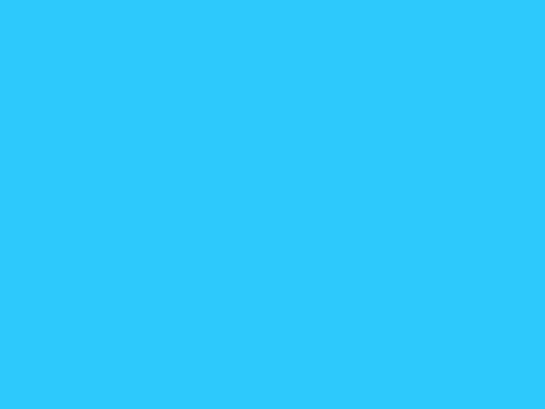
#> input picture frames-to-classes/frames/example_set1/blue1.jpg, 545 x 409 px, found by its file name; its folder holds 3 pictures in this run
$ jupyter execute --allow-errors frames_to_classes.ipynb
#> lines starting #> are read from the running program, lines starting #| are printed output that depends on the picture; after the words box and inside, x2 and y2 are one past the last pixel; in counts of white or black regions, pixels touching at a corner belong together; pictures that were not available may be replaced by others from this repository, and a replacement may not be noted
[cell 1]
import cv2, os, numpy as np
from math import floor
from matplotlib import pyplot as plt

## Path Definitions

[cell 2]
path_root = "/home/deniz/Desktop/CODE-ENV/data-automation/frames-to-classes/"

[cell 3]
path_frames_root = path_root + "frames/"
path_frames_root

[cell 4]
path_classes_root = path_root + "classes/"
path_classes_root

[cell 5]
classes_list = os.listdir(path_classes_root)
#> (the rest of this cell did not finish here and is left out)

[cell 6]
frames_folder_name = "example_set1" #"example_set1"

path_selected_folder = path_frames_root + frames_folder_name
path_selected_folder

[cell 7]
image_names_list = os.listdir(path_selected_folder)
#image_names_list.sort()
num_frames = len(image_names_list)
print("number of photos:", num_frames)
image_names_list

## Button Mapping Process

[cell 8]
def button_mapping_dict(classes, button_h=100, button_w=200, image_shape=500):

#> called with button_h = 100, button_w = 400, image_shape = 800
    button_dict = dict()

    num_classes = len(classes)
    print("NUM CLASSES:",num_classes)

    num_columns = int(floor((num_classes * button_h) / image_shape) +1)
    print("NUM COLUMNS:", num_columns)

    pad_h = int(num_classes * button_h)
    pad_w = int(num_columns * button_w)
    pad_c = 3
    #print("GRID DIMS:", (pad_h, pad_w, pad_c))
    print("PAD DIMS:", (image_shape, pad_w, pad_c),"\n")

    # create buton pad image
    button_pad = np.zeros((image_shape, pad_w, pad_c), dtype=np.uint8)

    column = 0
    num_grid = 0

    for current_class in classes:

        color_h = np.random.randint(0,150)
        color_s = 60
        color_v = 255
        grid_color_hsv = (color_h, color_s, color_v)
        grid_color_hsv = np.uint8([[grid_color_hsv]])
        grid_color_rgb = cv2.cvtColor(grid_color_hsv, cv2.COLOR_HSV2BGR)
        grid_color_rgb = tuple(grid_color_rgb[0,0].tolist())
        #print(grid_color_hsv)

        lower_lim_y = num_grid * button_h
        upper_lim_y = lower_lim_y + button_h
        lower_lim_x = column * button_w
        upper_lim_x = lower_lim_x + button_w
        #print(f"column:{column}, iter:{num_grid} -","X:",(lower_lim_y,upper_lim_y),"Y:",(lower_lim_x,upper_lim_x), "color:", grid_color_rgb)

        button_dict[str(current_class)] = ((lower_lim_y,upper_lim_y), (lower_lim_x,upper_lim_x), current_class)

        cv2.rectangle(button_pad, (lower_lim_x, lower_lim_y), (upper_lim_x, upper_lim_y), grid_color_rgb, -1)
        cv2.putText(button_pad, str(current_class), (lower_lim_x+int(button_w*0.2), upper_lim_y-int(button_h*0.35)), cv2.FONT_HERSHEY_SIMPLEX, 1, (0,0,0), 2)
        #cv2.imshow("pad", button_pad)
        #cv2.waitKey(0)

        num_grid +=1

        if upper_lim_y >= image_shape:
            column +=1
            num_grid = 0

        if column > num_columns:
            raise ValueError("Invalid column number.")
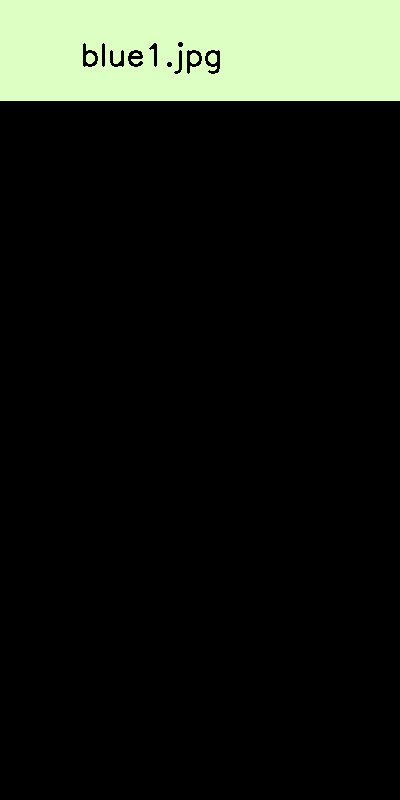
#> button_pad: shape (800, 400, 3); mean of channels 0, 1, 2 24, 31.4, 27.2; drawn as B, G, R
#> after the loop, column = 0

    #print(button_dict)

    print("BUTTON TABLE GENERATED:")
    print("**** PLEASE RE-RUN THIS CELL, IF THE COLORS ARE NOT HELPFUL ****\n")
    plt.imshow(cv2.cvtColor(button_pad, cv2.COLOR_BGR2RGB))

    return button_dict, button_pad

[cell 9]
button_w = 400
button_h = 100
image_shape = 800
image_name = ""
path_image = ""

classes_button_dict, button_pad = button_mapping_dict(classes_list, button_h, button_w, image_shape)
#> classes_button_dict = {'blue1.jpg': ((0, 100), (0, 400), 'blue1.jpg')}

## Callback Definition

[cell 10]
def mouse_callback(event, click_x, click_y, flags, param):

    if event == cv2.EVENT_FLAG_LBUTTON:

        #print("CALLBACK CHECK")

        global classes_button_dict, slide
        #print(classes_button_dict)
        #print(classes_button_dict.keys())

        click_x = click_x - image_shape

        for key in classes_button_dict.keys():
            ((lower_y,upper_y), (lower_x,upper_x), current_class) = classes_button_dict[key]

            if lower_y < click_y and click_y < upper_y:
                if lower_x < click_x and click_x < upper_x:

                    path_destination = path_classes_root + current_class + "/" + image_name.split("/")[-1]
                    os.rename(path_image, path_destination)
                    print(f"MOVED TO: {current_class}")
                    #print("destination", path_destination)

                    slide = True

## Main Loop

[cell 11]
switch_quit = False

for image_name in image_names_list:

    # to slide next image, make "slide" True by callback func
    slide = False
    # define image path
    path_image = path_selected_folder + "/" + image_name
    print("CURRENT IMAGE PATH:", path_image)
    # read image
    image_current = cv2.imread(path_image)
#> image_current is the input picture: shape (409, 545, 3); mean B, G, R 252, 201, 45
    # resize image for helpful size
    image_current = cv2.resize(image_current, (image_shape,image_shape))
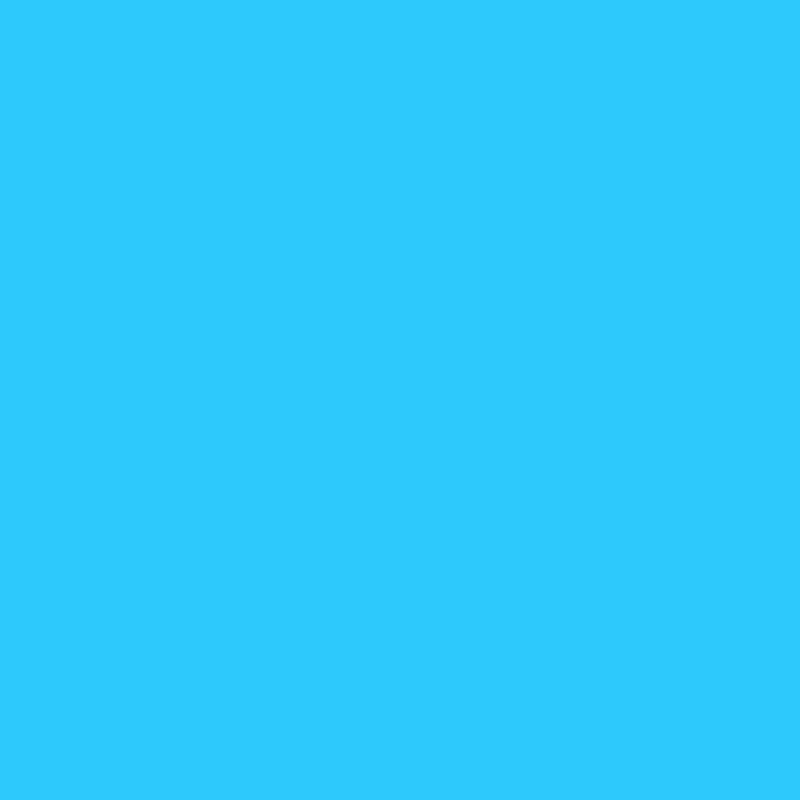
#> image_current: shape (800, 800, 3); mean B, G, R 252, 201, 45
    # get image shape
    h,w,c = image_current.shape
#> h = 800; w = 800; c = 3
    # stack image and button pad horizontally
    image_current = np.hstack((image_current, button_pad))
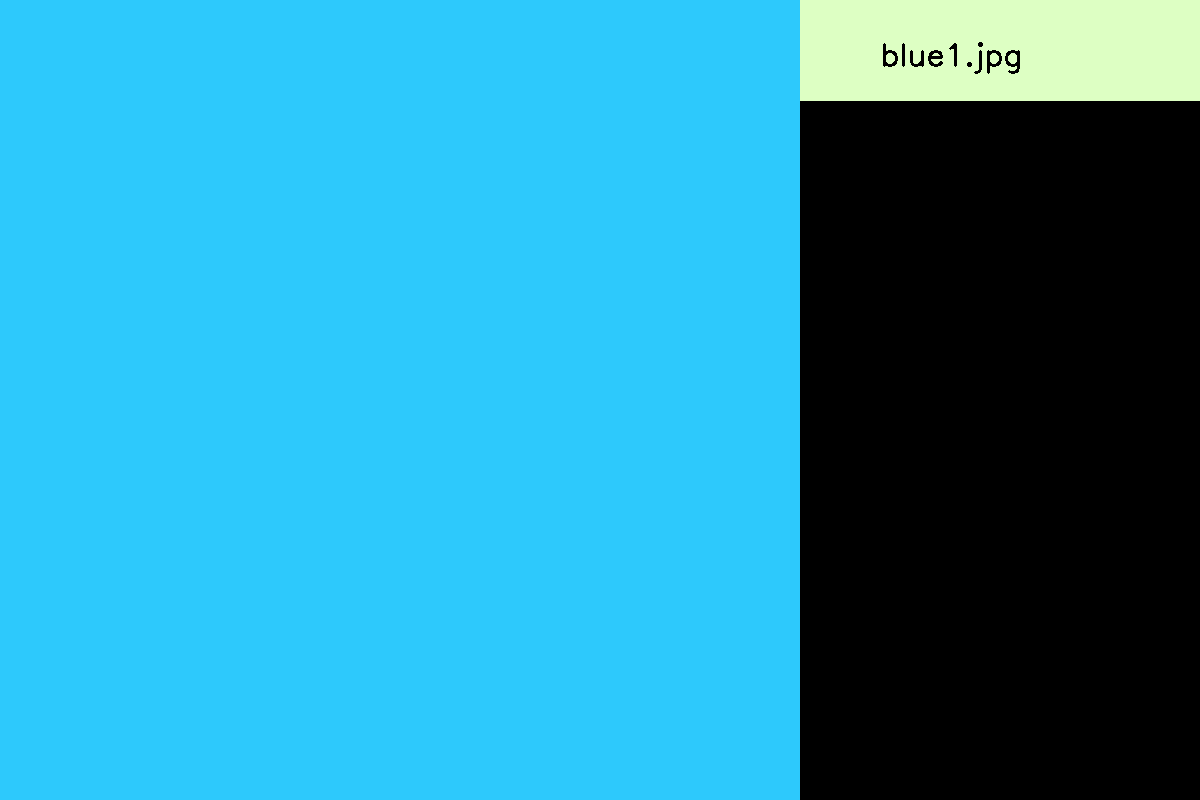
#> image_current: shape (800, 1200, 3); mean B, G, R 176, 144.5, 39.1
    # create window for current image
    cv2.namedWindow(f"{image_name}", cv2.WINDOW_NORMAL)
    # set window property to open fullscreen
    cv2.setWindowProperty(f"{image_name}", cv2.WND_PROP_FULLSCREEN, cv2.WINDOW_FULLSCREEN)
    # define mouse callback
    cv2.setMouseCallback(f"{image_name}",mouse_callback)
    # define information text
    info_script = f'"Q" to quit - remaining: {num_frames} - {image_name[:-4]}'
    # print information text
    cv2.putText(image_current, info_script, (15,h-15), cv2.FONT_HERSHEY_SIMPLEX, 0.8, (255,150,0), 2)
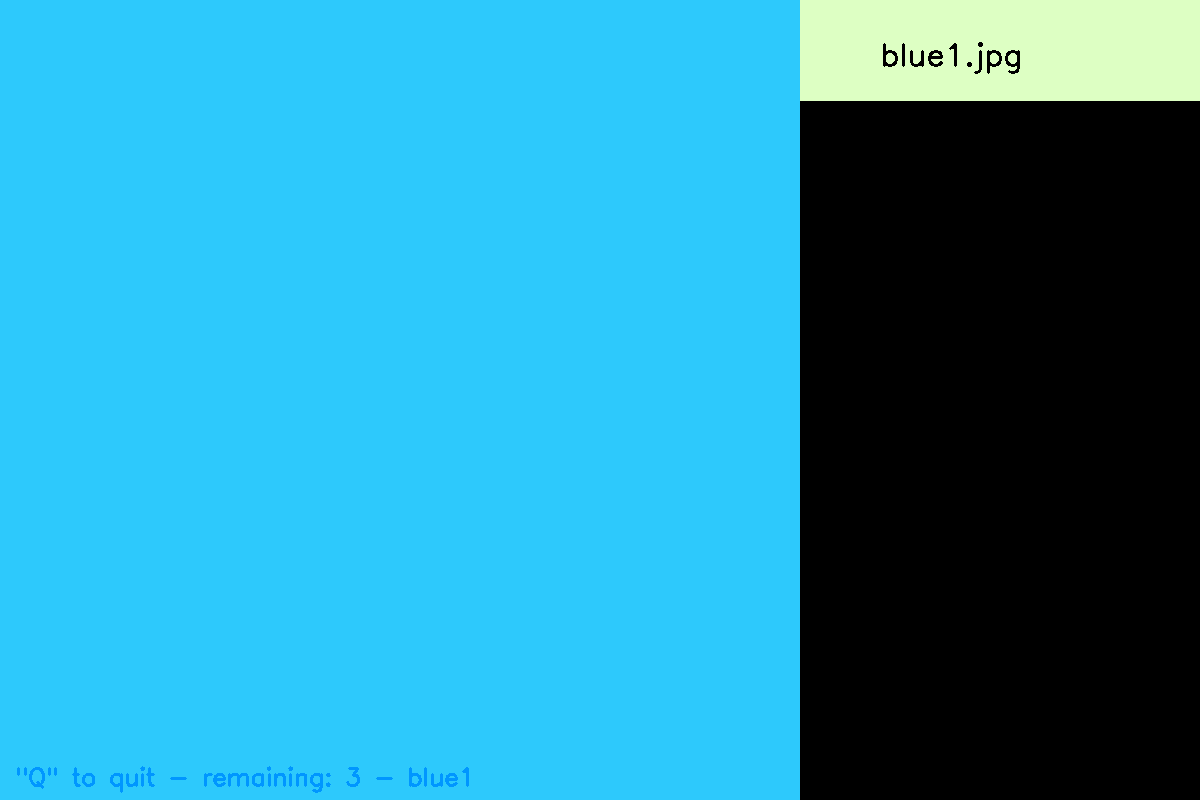
#> image_current: shape (800, 1200, 3); 0.25% of pixels changed, all inside (x1, y1, x2, y2) = (17, 766, 469, 793)
    # decrease remaining counter manually
    num_frames -= 1

    while True:

        # show current image
        cv2.imshow(f"{image_name}", image_current)

        # wait for a key
        if cv2.waitKey(20) & 0xFF == ord("q"):
#> (key q is pressed here)
            cv2.destroyWindow(f"{image_name}")
            switch_quit = True
            print(f"THE PROCESS HAS STOPPED (at '{image_name}').")
            break

        # break the loop to slide another image
        if slide == True:
            cv2.destroyWindow(f"{image_name}")
            break

    if switch_quit:
        break
